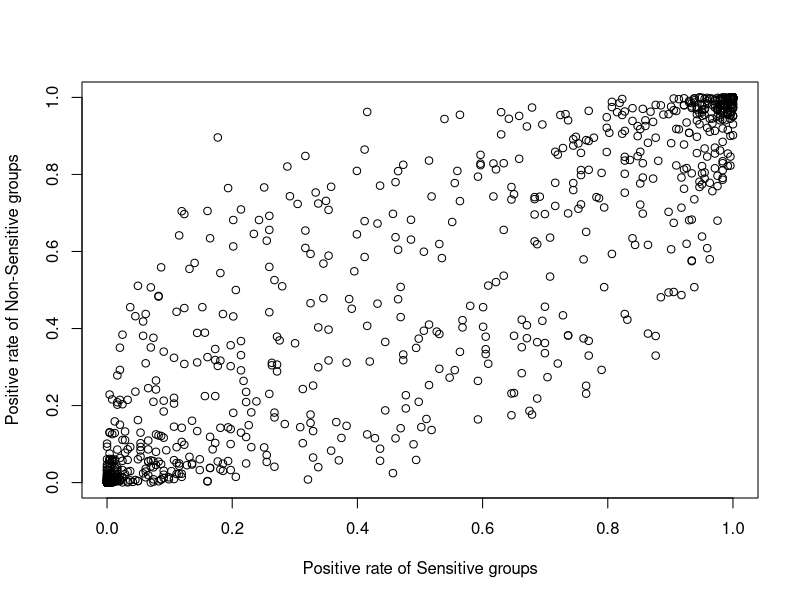

The R script that drew this image:
## ---- chunk 1
getwd()
## ---- chunk 2
data.df <- read.csv("testStats.csv")
head(data)
## ---- chunk 3
with(data.df, plot(PgNS~PgS, ylab= "Positive rate of Non-Sensitive groups", xlab="Positive rate of Sensitive groups"))
